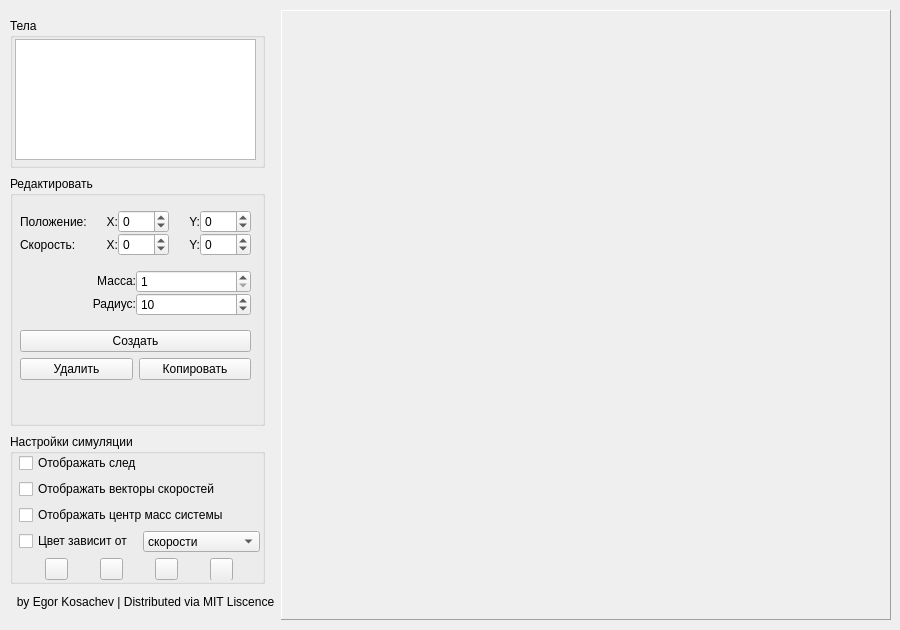
<?xml version="1.0" encoding="UTF-8"?>
<ui version="4.0">
 <class>MainWindow</class>
 <widget class="QMainWindow" name="MainWindow">
  <property name="geometry">
   <rect>
    <x>0</x>
    <y>0</y>
    <width>900</width>
    <height>630</height>
   </rect>
  </property>
  <property name="maximumSize">
   <size>
    <width>900</width>
    <height>630</height>
   </size>
  </property>
  <property name="windowTitle">
   <string>PyGravSim</string>
  </property>
  <widget class="QWidget" name="centralwidget">
   <widget class="QWidget" name="horizontalLayoutWidget">
    <property name="geometry">
     <rect>
      <x>10</x>
      <y>10</y>
      <width>881</width>
      <height>611</height>
     </rect>
    </property>
    <layout class="QHBoxLayout" name="horizontalLayout">
     <property name="spacing">
      <number>0</number>
     </property>
     <item>
      <layout class="QVBoxLayout" name="vloToolbar">
       <property name="spacing">
        <number>0</number>
       </property>
       <property name="sizeConstraint">
        <enum>QLayout::SetDefaultConstraint</enum>
       </property>
       <item>
        <widget class="QGroupBox" name="gpbBodies">
         <property name="maximumSize">
          <size>
           <width>255</width>
           <height>150</height>
          </size>
         </property>
         <property name="title">
          <string>Тела</string>
         </property>
         <widget class="QListWidget" name="lstBodies">
          <property name="geometry">
           <rect>
            <x>5</x>
            <y>21</y>
            <width>241</width>
            <height>121</height>
           </rect>
          </property>
          <property name="sizePolicy">
           <sizepolicy hsizetype="Expanding" vsizetype="Expanding">
            <horstretch>0</horstretch>
            <verstretch>0</verstretch>
           </sizepolicy>
          </property>
         </widget>
        </widget>
       </item>
       <item>
        <widget class="QGroupBox" name="gpbEdit">
         <property name="sizePolicy">
          <sizepolicy hsizetype="Preferred" vsizetype="Preferred">
           <horstretch>0</horstretch>
           <verstretch>0</verstretch>
          </sizepolicy>
         </property>
         <property name="maximumSize">
          <size>
           <width>255</width>
           <height>250</height>
          </size>
         </property>
         <property name="title">
          <string>Редактировать</string>
         </property>
         <widget class="QWidget" name="verticalLayoutWidget">
          <property name="geometry">
           <rect>
            <x>10</x>
            <y>20</y>
            <width>231</width>
            <height>201</height>
           </rect>
          </property>
          <layout class="QVBoxLayout" name="verticalLayout_2">
           <property name="spacing">
            <number>0</number>
           </property>
           <item>
            <layout class="QGridLayout" name="gloPosSpd">
             <item row="0" column="0">
              <widget class="QLabel" name="lblPos">
               <property name="text">
                <string>Положение:</string>
               </property>
              </widget>
             </item>
             <item row="1" column="3">
              <widget class="QLabel" name="lblSpdY">
               <property name="text">
                <string>Y:</string>
               </property>
               <property name="alignment">
                <set>Qt::AlignRight|Qt::AlignTrailing|Qt::AlignVCenter</set>
               </property>
              </widget>
             </item>
             <item row="1" column="1">
              <widget class="QLabel" name="lblSpdX">
               <property name="text">
                <string>X:</string>
               </property>
               <property name="alignment">
                <set>Qt::AlignRight|Qt::AlignTrailing|Qt::AlignVCenter</set>
               </property>
              </widget>
             </item>
             <item row="1" column="0">
              <widget class="QLabel" name="lblSpd">
               <property name="text">
                <string>Скорость:</string>
               </property>
              </widget>
             </item>
             <item row="0" column="3">
              <widget class="QLabel" name="lblPosY">
               <property name="text">
                <string>Y:</string>
               </property>
               <property name="alignment">
                <set>Qt::AlignRight|Qt::AlignTrailing|Qt::AlignVCenter</set>
               </property>
              </widget>
             </item>
             <item row="0" column="4">
              <widget class="QSpinBox" name="spbPosY">
               <property name="enabled">
                <bool>true</bool>
               </property>
               <property name="minimum">
                <number>-310</number>
               </property>
               <property name="maximum">
                <number>310</number>
               </property>
              </widget>
             </item>
             <item row="0" column="1">
              <widget class="QLabel" name="lblPosX">
               <property name="text">
                <string>X:</string>
               </property>
               <property name="alignment">
                <set>Qt::AlignRight|Qt::AlignTrailing|Qt::AlignVCenter</set>
               </property>
              </widget>
             </item>
             <item row="0" column="2">
              <widget class="QSpinBox" name="spbPosX">
               <property name="enabled">
                <bool>true</bool>
               </property>
               <property name="minimum">
                <number>-310</number>
               </property>
               <property name="maximum">
                <number>310</number>
               </property>
              </widget>
             </item>
             <item row="1" column="4">
              <widget class="QSpinBox" name="spbSpdY">
               <property name="enabled">
                <bool>true</bool>
               </property>
               <property name="minimum">
                <number>-500</number>
               </property>
               <property name="maximum">
                <number>500</number>
               </property>
              </widget>
             </item>
             <item row="1" column="2">
              <widget class="QSpinBox" name="spbSpdX">
               <property name="enabled">
                <bool>true</bool>
               </property>
               <property name="minimum">
                <number>-500</number>
               </property>
               <property name="maximum">
                <number>500</number>
               </property>
              </widget>
             </item>
            </layout>
           </item>
           <item>
            <layout class="QGridLayout" name="gridLayout">
             <item row="0" column="1">
              <widget class="QSpinBox" name="spbMass">
               <property name="enabled">
                <bool>true</bool>
               </property>
               <property name="minimum">
                <number>1</number>
               </property>
               <property name="maximum">
                <number>1000000</number>
               </property>
               <property name="value">
                <number>1</number>
               </property>
              </widget>
             </item>
             <item row="1" column="1">
              <widget class="QSpinBox" name="spbRadius">
               <property name="enabled">
                <bool>true</bool>
               </property>
               <property name="minimum">
                <number>1</number>
               </property>
               <property name="maximum">
                <number>100</number>
               </property>
               <property name="value">
                <number>10</number>
               </property>
              </widget>
             </item>
             <item row="1" column="0">
              <widget class="QLabel" name="lblRadius">
               <property name="sizePolicy">
                <sizepolicy hsizetype="Preferred" vsizetype="Maximum">
                 <horstretch>0</horstretch>
                 <verstretch>0</verstretch>
                </sizepolicy>
               </property>
               <property name="text">
                <string>Радиус:</string>
               </property>
               <property name="alignment">
                <set>Qt::AlignRight|Qt::AlignTrailing|Qt::AlignVCenter</set>
               </property>
              </widget>
             </item>
             <item row="0" column="0">
              <widget class="QLabel" name="lblMass">
               <property name="sizePolicy">
                <sizepolicy hsizetype="Preferred" vsizetype="Maximum">
                 <horstretch>0</horstretch>
                 <verstretch>0</verstretch>
                </sizepolicy>
               </property>
               <property name="text">
                <string>Масса:</string>
               </property>
               <property name="alignment">
                <set>Qt::AlignRight|Qt::AlignTrailing|Qt::AlignVCenter</set>
               </property>
              </widget>
             </item>
            </layout>
           </item>
           <item>
            <layout class="QGridLayout" name="gridLayout_2">
             <property name="spacing">
              <number>6</number>
             </property>
             <item row="1" column="0">
              <widget class="QPushButton" name="btnDelete">
               <property name="enabled">
                <bool>true</bool>
               </property>
               <property name="sizePolicy">
                <sizepolicy hsizetype="Preferred" vsizetype="Fixed">
                 <horstretch>0</horstretch>
                 <verstretch>0</verstretch>
                </sizepolicy>
               </property>
               <property name="text">
                <string>Удалить</string>
               </property>
              </widget>
             </item>
             <item row="1" column="1">
              <widget class="QPushButton" name="btnCopy">
               <property name="enabled">
                <bool>true</bool>
               </property>
               <property name="sizePolicy">
                <sizepolicy hsizetype="Preferred" vsizetype="Fixed">
                 <horstretch>0</horstretch>
                 <verstretch>0</verstretch>
                </sizepolicy>
               </property>
               <property name="text">
                <string>Копировать</string>
               </property>
              </widget>
             </item>
             <item row="0" column="0" colspan="2">
              <widget class="QPushButton" name="btnNew">
               <property name="text">
                <string>Создать</string>
               </property>
              </widget>
             </item>
            </layout>
           </item>
          </layout>
         </widget>
        </widget>
       </item>
       <item>
        <widget class="QGroupBox" name="gpbSettings">
         <property name="sizePolicy">
          <sizepolicy hsizetype="Preferred" vsizetype="Preferred">
           <horstretch>0</horstretch>
           <verstretch>0</verstretch>
          </sizepolicy>
         </property>
         <property name="maximumSize">
          <size>
           <width>255</width>
           <height>150</height>
          </size>
         </property>
         <property name="title">
          <string>Настройки симуляции</string>
         </property>
         <widget class="QWidget" name="verticalLayoutWidget_3">
          <property name="geometry">
           <rect>
            <x>9</x>
            <y>19</y>
            <width>241</width>
            <height>127</height>
           </rect>
          </property>
          <layout class="QVBoxLayout" name="vloSimSettings">
           <item>
            <widget class="QCheckBox" name="cbxDrawTrails">
             <property name="sizePolicy">
              <sizepolicy hsizetype="Minimum" vsizetype="Preferred">
               <horstretch>0</horstretch>
               <verstretch>0</verstretch>
              </sizepolicy>
             </property>
             <property name="text">
              <string>Отображать след</string>
             </property>
            </widget>
           </item>
           <item>
            <widget class="QCheckBox" name="cbxDrawSpdVects">
             <property name="sizePolicy">
              <sizepolicy hsizetype="Minimum" vsizetype="Preferred">
               <horstretch>0</horstretch>
               <verstretch>0</verstretch>
              </sizepolicy>
             </property>
             <property name="text">
              <string>Отображать векторы скоростей</string>
             </property>
            </widget>
           </item>
           <item>
            <widget class="QCheckBox" name="cbxDrawMassCenter">
             <property name="sizePolicy">
              <sizepolicy hsizetype="Minimum" vsizetype="Preferred">
               <horstretch>0</horstretch>
               <verstretch>0</verstretch>
              </sizepolicy>
             </property>
             <property name="text">
              <string>Отображать центр масс системы</string>
             </property>
            </widget>
           </item>
           <item>
            <layout class="QHBoxLayout" name="horizontalLayout_3">
             <item>
              <widget class="QCheckBox" name="cbxColorDependent">
               <property name="sizePolicy">
                <sizepolicy hsizetype="Minimum" vsizetype="Fixed">
                 <horstretch>0</horstretch>
                 <verstretch>0</verstretch>
                </sizepolicy>
               </property>
               <property name="text">
                <string>Цвет зависит от</string>
               </property>
              </widget>
             </item>
             <item>
              <widget class="QComboBox" name="cbbColorDependsOn">
               <property name="sizePolicy">
                <sizepolicy hsizetype="Minimum" vsizetype="Fixed">
                 <horstretch>0</horstretch>
                 <verstretch>0</verstretch>
                </sizepolicy>
               </property>
               <item>
                <property name="text">
                 <string>скорости</string>
                </property>
               </item>
               <item>
                <property name="text">
                 <string>ускорения</string>
                </property>
               </item>
              </widget>
             </item>
            </layout>
           </item>
           <item>
            <layout class="QHBoxLayout" name="horizontalLayout_2">
             <item>
              <widget class="QPushButton" name="btnSimStart">
               <property name="maximumSize">
                <size>
                 <width>23</width>
                 <height>23</height>
                </size>
               </property>
               <property name="text">
                <string/>
               </property>
               <property name="icon">
                <iconset resource="resource.qrc">
                 <normaloff>:/icon/icons/play.png</normaloff>:/icon/icons/play.png</iconset>
               </property>
               <property name="iconSize">
                <size>
                 <width>15</width>
                 <height>15</height>
                </size>
               </property>
              </widget>
             </item>
             <item>
              <widget class="QPushButton" name="btnSimStep">
               <property name="maximumSize">
                <size>
                 <width>23</width>
                 <height>23</height>
                </size>
               </property>
               <property name="text">
                <string/>
               </property>
               <property name="icon">
                <iconset resource="resource.qrc">
                 <normaloff>:/icon/icons/step.png</normaloff>:/icon/icons/step.png</iconset>
               </property>
               <property name="iconSize">
                <size>
                 <width>15</width>
                 <height>15</height>
                </size>
               </property>
              </widget>
             </item>
             <item>
              <widget class="QPushButton" name="btnSimStop">
               <property name="maximumSize">
                <size>
                 <width>23</width>
                 <height>23</height>
                </size>
               </property>
               <property name="text">
                <string/>
               </property>
               <property name="icon">
                <iconset resource="resource.qrc">
                 <normaloff>:/icon/icons/stop.png</normaloff>:/icon/icons/stop.png</iconset>
               </property>
               <property name="iconSize">
                <size>
                 <width>15</width>
                 <height>15</height>
                </size>
               </property>
              </widget>
             </item>
             <item>
              <widget class="QPushButton" name="btnShowHeatMap">
               <property name="sizePolicy">
                <sizepolicy hsizetype="Minimum" vsizetype="Fixed">
                 <horstretch>0</horstretch>
                 <verstretch>0</verstretch>
                </sizepolicy>
               </property>
               <property name="minimumSize">
                <size>
                 <width>23</width>
                 <height>23</height>
                </size>
               </property>
               <property name="maximumSize">
                <size>
                 <width>23</width>
                 <height>23</height>
                </size>
               </property>
               <property name="text">
                <string/>
               </property>
               <property name="icon">
                <iconset resource="resource.qrc">
                 <normaloff>:/icon/icons/free-icon-font-layers-3917233.png</normaloff>:/icon/icons/free-icon-font-layers-3917233.png</iconset>
               </property>
              </widget>
             </item>
            </layout>
           </item>
          </layout>
         </widget>
        </widget>
       </item>
       <item>
        <widget class="QLabel" name="lblCreator">
         <property name="maximumSize">
          <size>
           <width>16777215</width>
           <height>20</height>
          </size>
         </property>
         <property name="text">
          <string>by Egor Kosachev | Distributed via MIT Liscence</string>
         </property>
         <property name="alignment">
          <set>Qt::AlignCenter</set>
         </property>
        </widget>
       </item>
      </layout>
     </item>
     <item>
      <widget class="QLabel" name="lblSimulationDisplay">
       <property name="sizePolicy">
        <sizepolicy hsizetype="Expanding" vsizetype="Expanding">
         <horstretch>0</horstretch>
         <verstretch>0</verstretch>
        </sizepolicy>
       </property>
       <property name="maximumSize">
        <size>
         <width>610</width>
         <height>610</height>
        </size>
       </property>
       <property name="frameShape">
        <enum>QFrame::Panel</enum>
       </property>
       <property name="frameShadow">
        <enum>QFrame::Raised</enum>
       </property>
       <property name="text">
        <string/>
       </property>
      </widget>
     </item>
    </layout>
   </widget>
  </widget>
 </widget>
 <resources>
  <include location="resource.qrc"/>
 </resources>
 <connections>
  <connection>
   <sender>cbxColorDependent</sender>
   <signal>clicked(bool)</signal>
   <receiver>cbbColorDependsOn</receiver>
   <slot>setEnabled(bool)</slot>
   <hints>
    <hint type="sourcelabel">
     <x>92</x>
     <y>532</y>
    </hint>
    <hint type="destinationlabel">
     <x>178</x>
     <y>537</y>
    </hint>
   </hints>
  </connection>
 </connections>
</ui>
